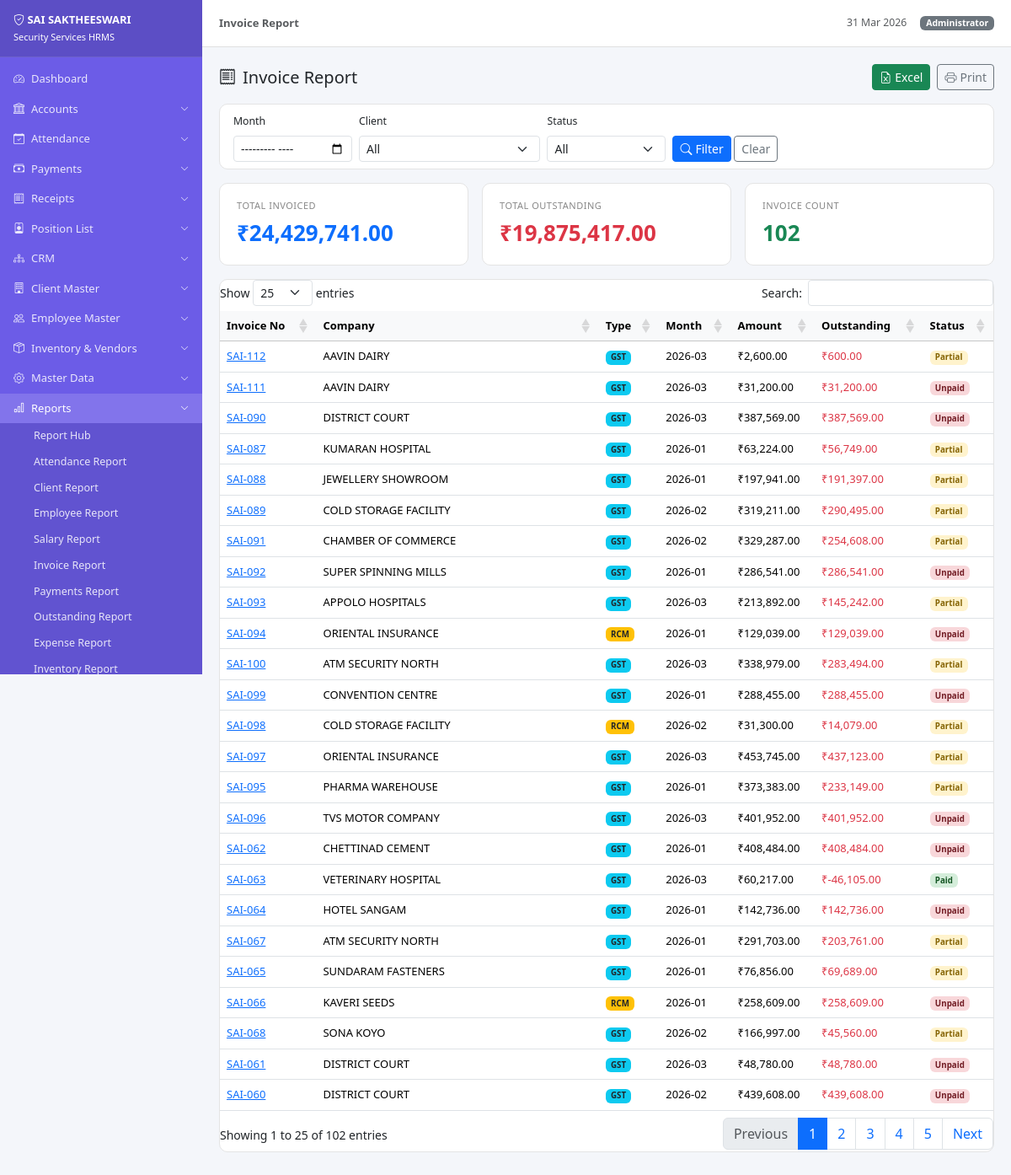
/index.php?url=reports/invoices (signed in), run on the app's committed database.
### tables this page shows
CREATE TABLE `invoices` (
  `id` int(11) NOT NULL,
  `invoice_no` varchar(20) DEFAULT NULL,
  `client_id` int(11) NOT NULL,
  `bill_type` enum('GST','RCM') DEFAULT 'GST',
  `invoice_month` varchar(7) DEFAULT NULL,
  `invoice_date` date DEFAULT NULL,
  `sent_date` date DEFAULT NULL,
  `deployed_hours` int(11) DEFAULT 12,
  `subtotal` decimal(12,2) DEFAULT 0.00,
  `igst` decimal(10,2) DEFAULT 0.00,
  `sgst` decimal(10,2) DEFAULT 0.00,
  `cgst` decimal(10,2) DEFAULT 0.00,
  `grand_total` decimal(12,2) DEFAULT 0.00,
  `round_off` decimal(5,2) DEFAULT 0.00,
  `total_outstanding` decimal(12,2) DEFAULT 0.00,
  `payment_status` enum('unpaid','partial','paid') DEFAULT 'unpaid',
  `created_by` int(11) DEFAULT NULL,
  `created_at` timestamp NOT NULL DEFAULT current_timestamp()
);

CREATE TABLE `clients` (
  `id` int(11) NOT NULL,
  `client_code` varchar(20) DEFAULT NULL,
  `company_name` varchar(200) NOT NULL,
  `contact_person` varchar(100) DEFAULT NULL,
  `role` varchar(50) DEFAULT NULL,
  `mobile` varchar(15) DEFAULT NULL,
  `whatsapp` varchar(15) DEFAULT NULL,
  `phone` varchar(20) DEFAULT NULL,
  `ext_no` varchar(20) DEFAULT NULL,
  `email` varchar(100) DEFAULT NULL,
  `gstin` varchar(20) DEFAULT NULL,
  `address` text DEFAULT NULL,
  `branch` varchar(50) DEFAULT 'CUDDALORE(HO)',
  `field_officer` varchar(100) DEFAULT NULL,
  `state` varchar(50) DEFAULT 'TAMIL NADU',
  `district` varchar(50) DEFAULT NULL,
  `taluk` varchar(50) DEFAULT NULL,
  `town` varchar(50) DEFAULT NULL,
  `pincode` varchar(10) DEFAULT NULL,
  `service_shifts` varchar(255) DEFAULT NULL,
  `invoice_schedule` varchar(100) DEFAULT NULL,
  `invoice_calculation_by` varchar(100) DEFAULT NULL,
  `bill_type` enum('GST','RCM','EXEMPT') DEFAULT 'GST',
  `status` enum('pre_client','active','inactive') DEFAULT 'pre_client',
  `reference` varchar(100) DEFAULT NULL,
  `work_order_no` varchar(50) DEFAULT NULL,
  `contract_start` date DEFAULT NULL,
  `contract_end` date DEFAULT NULL,
  `contract_value` decimal(15,2) DEFAULT 0.00,
  `notes` text DEFAULT NULL,
  `created_at` timestamp NOT NULL DEFAULT current_timestamp(),
  `quotation_file` varchar(255) DEFAULT NULL,
  `preclient_remarks` text DEFAULT NULL,
  `gst_exempted` varchar(10) DEFAULT 'No',
  `gst_calc_method` varchar(50) DEFAULT NULL,
  `sac_code` varchar(50) DEFAULT NULL,
  `salary_calc_employee` varchar(50) DEFAULT NULL,
  `month_denominator` varchar(50) DEFAULT NULL,
  `work_order_date` date DEFAULT NULL,
  `tds_avail` varchar(10) DEFAULT 'No',
  `tds_percent` decimal(5,2) DEFAULT NULL,
  `tds_on_gst_percent` decimal(5,2) DEFAULT NULL,
  `epf_avail` varchar(10) DEFAULT 'No',
  `epf_percent` decimal(5,2) DEFAULT NULL,
  `epf_on_value` varchar(50) DEFAULT NULL,
  `esi_avail` varchar(10) DEFAULT 'No',
  `esi_percent` decimal(5,2) DEFAULT NULL,
  `esi_on_value` varchar(50) DEFAULT NULL,
  `weekly_off_for` varchar(255) DEFAULT NULL,
  `company_off_days` varchar(255) DEFAULT NULL,
  `hours_per_duty` int(11) DEFAULT 8,
  `bill_send_by` varchar(50) DEFAULT NULL,
  `grace_period` int(11) DEFAULT 0,
  `service_charges_avail` varchar(10) DEFAULT 'No',
  `service_charges_type` varchar(20) DEFAULT NULL,
  `service_charges_value` decimal(10,2) DEFAULT NULL,
  `doc_attach_invoice` text DEFAULT NULL,
  `prev_contractor_name` varchar(100) DEFAULT NULL,
  `prev_contractor_mobile` varchar(20) DEFAULT NULL,
  `strength` varchar(50) DEFAULT NULL,
  `bank_account_show` varchar(100) DEFAULT NULL,
  `bill_header` varchar(10) DEFAULT 'YES',
  `bill_footer` varchar(10) DEFAULT 'YES'
);

### controllers/BaseController.php (called while the page is built, shortened)
<?php
class BaseController {
    protected PDO $pdo;
    public function __construct(PDO $pdo) {
        $this->pdo = $pdo;
    }
    protected function view(string $viewPath, array $data = []): void {
        extract($data);
        require BASE_PATH . '/views/layout/header.php';
        require BASE_PATH . '/views/' . $viewPath . '.php';
        require BASE_PATH . '/views/layout/footer.php';
    }
    protected function fetchAll(string $sql, array $params = []): array {
        $stmt = $this->pdo->prepare($sql);
        $stmt->execute($params);
        return $stmt->fetchAll();
    }
}

### controllers/ReportsController.php (called while the page is built, shortened)
<?php
require_once BASE_PATH . '/controllers/BaseController.php';
class ReportsController extends BaseController {
    public function invoices(?string $param = null): void {
        $month    = Helper::get('month');
        $clientId = Helper::get('client_id');
        $status   = Helper::get('status');
        $where = 'WHERE 1=1'; $params = [];
        $list = $this->fetchAll("
            SELECT i.*, c.company_name FROM invoices i JOIN clients c ON c.id=i.client_id
            $where ORDER BY i.created_at DESC LIMIT 500
        ", $params);
        $totals = ['amount' => array_sum(array_column($list,'grand_total')),
            'outstanding' => array_sum(array_column($list,'total_outstanding'))];
        $this->view('reports/invoices', compact('list','month','totals','clients','clientId','status')
            + ['pageTitle'=>'Invoice Report','active'=>'reports']);
    }
}

### index.php (called while the page is built, shortened)
<?php
require_once BASE_PATH . '/config/db.php';
require_once BASE_PATH . '/helpers/Helper.php';
$rawUrl = isset($_GET['url']) ? trim($_GET['url'], '/') : '';
$rawUrl = preg_replace('/\.php.*$/', '', $rawUrl);
$rawUrl = preg_replace('/[^a-zA-Z0-9_\/]/', '', $rawUrl);
$parts  = explode('/', $rawUrl);
$method = (isset($parts[1]) && $parts[1] !== '') ? $parts[1] : 'index';
$param  = $parts[2] ?? null;
$controller = new $controllerName($pdo);
$controller->$method($param);

### helpers/Helper.php (called while the page is built, shortened)
<?php
class Helper {
    public static function money(float $amount): string {
        return '₹' . number_format($amount, 2);
    }
    public static function get(string $key, $default = ''): string {
        return isset($_GET[$key]) ? trim($_GET[$key]) : $default;
    }
}

### views/reports/invoices.php (the view, shortened to what this page needs)
<div class="d-flex justify-content-between align-items-center mb-3">
  <h5 class="mb-0"><i class="bi bi-receipt me-2"></i>Invoice Report</h5>
  <div class="d-flex gap-2 no-print">
    <?php $exUrl = BASE_URL.'/index.php?url=reports/invoices&export=excel&month='.urlencode($month??'').'&client_id='.urlencode($clientId??'').'&status='.urlencode($status??''); ?>
    <a href="<?= $exUrl ?>" class="btn btn-success btn-sm"><i class="bi bi-file-earmark-excel me-1"></i>Excel</a>
    <button onclick="window.print()" class="btn btn-outline-secondary btn-sm"><i class="bi bi-printer me-1"></i>Print</button>
  </div>
</div>
<div class="card mb-3 no-print">
  <div class="card-body py-2">
    <form class="row g-2 align-items-end" method="GET" action="<?= BASE_URL ?>/index.php">
      <div class="col-md-2"><label class="form-label small">Month</label><input type="month" name="month" class="form-control form-control-sm" value="<?= $month ?>"></div>
      <div class="col-md-3"><label class="form-label small">Client</label>
        <select name="client_id" class="form-select form-select-sm"><option value="">All</option>
        </select>
      </div>
      <div class="col-md-2"><label class="form-label small">Status</label>
        <select name="status" class="form-select form-select-sm"><option value="">All</option>
        <option value="unpaid" <?=($status??'')==='unpaid'?'selected':''?>>Unpaid</option></select>
      </div>
      <div class="col-auto"><button class="btn btn-primary btn-sm"><i class="bi bi-search me-1"></i>Filter</button>
        <a href="<?= u('reports/invoices') ?>" class="btn btn-outline-secondary btn-sm">Clear</a></div>
    </form>
  </div>
</div>
<div class="row g-3 mb-3">
  <div class="col-md-4"><div class="stat-card"><div class="label">Total Invoiced</div><div class="value text-primary"><?= Helper::money($totals['amount']) ?></div></div></div>
  <div class="col-md-4"><div class="stat-card"><div class="label">Total Outstanding</div><div class="value text-danger"><?= Helper::money($totals['outstanding']) ?></div></div></div>
  <div class="col-md-4"><div class="stat-card"><div class="label">Invoice Count</div><div class="value text-success"><?= count($list) ?></div></div></div>
</div>
<div class="card"><div class="card-body p-0"><table class="table table-hover datatable mb-0">
  <thead class="table-light"><tr><th>Invoice No</th><th>Company</th><th>Type</th><th>Month</th><th>Amount</th><th>Outstanding</th><th>Status</th></tr></thead>
  <tbody>
  <?php foreach ($list as $inv): ?>
  <tr>
    <td><a href="<?= u('receipts/viewinvoice/'.$inv['id']) ?>"><?= htmlspecialchars($inv['invoice_no']) ?></a></td>
    <td><?= htmlspecialchars($inv['company_name']) ?></td>
    <td><span class="badge <?=$inv['bill_type']==='RCM'?'bg-warning text-dark':'bg-info text-dark'?>"><?= $inv['bill_type'] ?></span></td>
    <td><?= $inv['invoice_month'] ?></td>
    <td><?= Helper::money($inv['grand_total']) ?></td>
    <td class="text-danger"><?= Helper::money($inv['total_outstanding']) ?></td>
    <td><span class="badge badge-<?= $inv['payment_status'] ?>"><?= ucfirst($inv['payment_status']) ?></span></td>
  </tr>
  <?php endforeach; ?>
  </tbody>
</table></div></div>

### views/layout/header.php (style rules this page uses)
:root { --sidebar-w:240px;--header-h:56px }
body { background:#f4f6fa;font-size:14px;overflow-x:hidden }
.card { border:1px solid #e4e4e4;border-radius:10px;box-shadow:none }
.stat-card { border-radius:10px;padding:18px 20px;border:1px solid #e4e4e4;background:#fff;transition:all .2s ease-in-out }
.stat-card .label { font-size:11px;color:#888;text-transform:uppercase;letter-spacing:.5px }
.stat-card .value { font-size:26px;font-weight:700;margin-top:4px }
.table { font-size:13px }
.badge-paid { background:#d4edda;color:#155724 }
.badge-partial { background:#fff3cd;color:#856404 }
.badge-unpaid { background:#f8d7da;color:#721c24 }

### data on the page
invoices: invoice_no "SAI-112", client.company_name "AAVIN DAIRY", bill_type "GST", invoice_month "2026-03", grand_total "₹2,600.00", total_outstanding "₹600.00", payment_status "Partial"
invoices: invoice_no "SAI-111", client.company_name "AAVIN DAIRY", bill_type "GST", invoice_month "2026-03", grand_total "₹31,200.00", total_outstanding "₹31,200.00", payment_status "Unpaid"
invoices: invoice_no "SAI-090", client.company_name "DISTRICT COURT", bill_type "GST", invoice_month "2026-03", grand_total "₹387,569.00", total_outstanding "₹387,569.00", payment_status "Unpaid"
invoices: invoice_no "SAI-087", client.company_name "KUMARAN HOSPITAL", bill_type "GST", invoice_month "2026-01", grand_total "₹63,224.00", total_outstanding "₹56,749.00", payment_status "Partial"
invoices: invoice_no "SAI-088", client.company_name "JEWELLERY SHOWROOM", bill_type "GST", invoice_month "2026-01", grand_total "₹197,941.00", total_outstanding "₹191,397.00", payment_status "Partial"
invoices: invoice_no "SAI-089", client.company_name "COLD STORAGE FACILITY", bill_type "GST", invoice_month "2026-02", grand_total "₹319,211.00", total_outstanding "₹290,495.00", payment_status "Partial"
invoices: invoice_no "SAI-091", client.company_name "CHAMBER OF COMMERCE", bill_type "GST", invoice_month "2026-02", grand_total "₹329,287.00", total_outstanding "₹254,608.00", payment_status "Partial"
invoices: invoice_no "SAI-092", client.company_name "SUPER SPINNING MILLS", bill_type "GST", invoice_month "2026-01", grand_total "₹286,541.00", total_outstanding "₹286,541.00", payment_status "Unpaid"
invoices: invoice_no "SAI-093", client.company_name "APPOLO HOSPITALS", bill_type "GST", invoice_month "2026-03", grand_total "₹213,892.00", total_outstanding "₹145,242.00", payment_status "Partial"
invoices: invoice_no "SAI-094", client.company_name "ORIENTAL INSURANCE", bill_type "RCM", invoice_month "2026-01", grand_total "₹129,039.00", total_outstanding "₹129,039.00", payment_status "Unpaid"
invoices: invoice_no "SAI-100", client.company_name "ATM SECURITY NORTH", bill_type "GST", invoice_month "2026-03", grand_total "₹338,979.00", total_outstanding "₹283,494.00", payment_status "Partial"
invoices: invoice_no "SAI-099", client.company_name "CONVENTION CENTRE", bill_type "GST", invoice_month "2026-01", grand_total "₹288,455.00", total_outstanding "₹288,455.00", payment_status "Unpaid"
invoices: invoice_no "SAI-098", client.company_name "COLD STORAGE FACILITY", bill_type "RCM", invoice_month "2026-02", grand_total "₹31,300.00", total_outstanding "₹14,079.00", payment_status "Partial"
invoices: invoice_no "SAI-097", client.company_name "ORIENTAL INSURANCE", bill_type "GST", invoice_month "2026-03", grand_total "₹453,745.00", total_outstanding "₹437,123.00", payment_status "Partial"
invoices: invoice_no "SAI-095", client.company_name "PHARMA WAREHOUSE", bill_type "GST", invoice_month "2026-01", grand_total "₹373,383.00", total_outstanding "₹233,149.00", payment_status "Partial"
invoices: invoice_no "SAI-096", client.company_name "TVS MOTOR COMPANY", bill_type "GST", invoice_month "2026-03", grand_total "₹401,952.00", total_outstanding "₹401,952.00", payment_status "Unpaid"
invoices: invoice_no "SAI-062", client.company_name "CHETTINAD CEMENT", bill_type "GST", invoice_month "2026-01", grand_total "₹408,484.00", total_outstanding "₹408,484.00", payment_status "Unpaid"
invoices: invoice_no "SAI-063", client.company_name "VETERINARY HOSPITAL", bill_type "GST", invoice_month "2026-03", grand_total "₹60,217.00", total_outstanding "₹-46,105.00", payment_status "Paid"
invoices: invoice_no "SAI-064", client.company_name "HOTEL SANGAM", bill_type "GST", invoice_month "2026-01", grand_total "₹142,736.00", total_outstanding "₹142,736.00", payment_status "Unpaid"
invoices: invoice_no "SAI-067", client.company_name "ATM SECURITY NORTH", bill_type "GST", invoice_month "2026-01", grand_total "₹291,703.00", total_outstanding "₹203,761.00", payment_status "Partial"
invoices: invoice_no "SAI-065", client.company_name "SUNDARAM FASTENERS", bill_type "GST", invoice_month "2026-01", grand_total "₹76,856.00", total_outstanding "₹69,689.00", payment_status "Partial"
invoices: invoice_no "SAI-066", client.company_name "KAVERI SEEDS", bill_type "RCM", invoice_month "2026-01", grand_total "₹258,609.00", total_outstanding "₹258,609.00", payment_status "Unpaid"
invoices: invoice_no "SAI-068", client.company_name "SONA KOYO", bill_type "GST", invoice_month "2026-02", grand_total "₹166,997.00", total_outstanding "₹45,560.00", payment_status "Partial"
invoices: invoice_no "SAI-061", client.company_name "DISTRICT COURT", bill_type "GST", invoice_month "2026-03", grand_total "₹48,780.00", total_outstanding "₹48,780.00", payment_status "Unpaid"
invoices: invoice_no "SAI-060", client.company_name "DISTRICT COURT", bill_type "GST", invoice_month "2026-02", grand_total "₹439,608.00", total_outstanding "₹439,608.00", payment_status "Unpaid"

### other printed values
$pageTitle "Invoice Report"
Session::userName() "Administrator"
Helper::money($totals['amount']) "₹24,429,741.00"
Helper::money($totals['outstanding']) "₹19,875,417.00"
count($list) "102"
